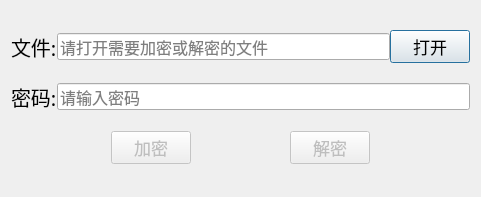
<?xml version="1.0" encoding="UTF-8"?>
<ui version="4.0">
 <class>SecretDialog</class>
 <widget class="QDialog" name="SecretDialog">
  <property name="geometry">
   <rect>
    <x>0</x>
    <y>0</y>
    <width>481</width>
    <height>197</height>
   </rect>
  </property>
  <property name="minimumSize">
   <size>
    <width>481</width>
    <height>197</height>
   </size>
  </property>
  <property name="maximumSize">
   <size>
    <width>481</width>
    <height>197</height>
   </size>
  </property>
  <property name="font">
   <font>
    <family>华文行楷</family>
    <pointsize>16</pointsize>
   </font>
  </property>
  <property name="windowTitle">
   <string>SecretFile v2.0</string>
  </property>
  <layout class="QVBoxLayout" name="verticalLayout" stretch="2,2,1">
   <property name="spacing">
    <number>0</number>
   </property>
   <item>
    <layout class="QHBoxLayout" name="horizontalLayout">
     <item>
      <widget class="QLabel" name="label">
       <property name="font">
        <font>
         <family>华文行楷</family>
         <pointsize>15</pointsize>
        </font>
       </property>
       <property name="text">
        <string>文件:</string>
       </property>
      </widget>
     </item>
     <item>
      <widget class="QLineEdit" name="lineEdit">
       <property name="font">
        <font>
         <family>Times New Roman</family>
         <pointsize>12</pointsize>
        </font>
       </property>
       <property name="inputMask">
        <string/>
       </property>
       <property name="text">
        <string/>
       </property>
       <property name="readOnly">
        <bool>true</bool>
       </property>
       <property name="placeholderText">
        <string>请打开需要加密或解密的文件</string>
       </property>
      </widget>
     </item>
     <item>
      <widget class="QPushButton" name="pushButton">
       <property name="font">
        <font>
         <family>华文行楷</family>
         <pointsize>13</pointsize>
        </font>
       </property>
       <property name="text">
        <string>打开</string>
       </property>
      </widget>
     </item>
    </layout>
   </item>
   <item>
    <layout class="QHBoxLayout" name="horizontalLayout_2">
     <item>
      <widget class="QLabel" name="label_2">
       <property name="font">
        <font>
         <family>华文行楷</family>
         <pointsize>15</pointsize>
        </font>
       </property>
       <property name="text">
        <string>密码:</string>
       </property>
      </widget>
     </item>
     <item>
      <widget class="QLineEdit" name="lineEdit_2">
       <property name="font">
        <font>
         <family>Times New Roman</family>
         <pointsize>12</pointsize>
        </font>
       </property>
       <property name="echoMode">
        <enum>QLineEdit::Password</enum>
       </property>
       <property name="placeholderText">
        <string>请输入密码</string>
       </property>
      </widget>
     </item>
    </layout>
   </item>
   <item>
    <layout class="QHBoxLayout" name="horizontalLayout_3">
     <item>
      <spacer name="horizontalSpacer_2">
       <property name="orientation">
        <enum>Qt::Horizontal</enum>
       </property>
       <property name="sizeHint" stdset="0">
        <size>
         <width>40</width>
         <height>20</height>
        </size>
       </property>
      </spacer>
     </item>
     <item>
      <widget class="QPushButton" name="pushButton_2">
       <property name="enabled">
        <bool>false</bool>
       </property>
       <property name="font">
        <font>
         <family>华文行楷</family>
         <pointsize>13</pointsize>
        </font>
       </property>
       <property name="text">
        <string>加密</string>
       </property>
      </widget>
     </item>
     <item>
      <spacer name="horizontalSpacer">
       <property name="orientation">
        <enum>Qt::Horizontal</enum>
       </property>
       <property name="sizeHint" stdset="0">
        <size>
         <width>40</width>
         <height>20</height>
        </size>
       </property>
      </spacer>
     </item>
     <item>
      <widget class="QPushButton" name="pushButton_3">
       <property name="enabled">
        <bool>false</bool>
       </property>
       <property name="font">
        <font>
         <family>华文行楷</family>
         <pointsize>13</pointsize>
        </font>
       </property>
       <property name="text">
        <string>解密</string>
       </property>
      </widget>
     </item>
     <item>
      <spacer name="horizontalSpacer_3">
       <property name="orientation">
        <enum>Qt::Horizontal</enum>
       </property>
       <property name="sizeHint" stdset="0">
        <size>
         <width>40</width>
         <height>20</height>
        </size>
       </property>
      </spacer>
     </item>
    </layout>
   </item>
  </layout>
 </widget>
 <resources/>
 <connections>
  <connection>
   <sender>pushButton</sender>
   <signal>clicked()</signal>
   <receiver>SecretDialog</receiver>
   <slot>open_file()</slot>
   <hints>
    <hint type="sourcelabel">
     <x>416</x>
     <y>43</y>
    </hint>
    <hint type="destinationlabel">
     <x>396</x>
     <y>17</y>
    </hint>
   </hints>
  </connection>
  <connection>
   <sender>pushButton_2</sender>
   <signal>clicked()</signal>
   <receiver>SecretDialog</receiver>
   <slot>encode()</slot>
   <hints>
    <hint type="sourcelabel">
     <x>137</x>
     <y>164</y>
    </hint>
    <hint type="destinationlabel">
     <x>138</x>
     <y>141</y>
    </hint>
   </hints>
  </connection>
  <connection>
   <sender>pushButton_3</sender>
   <signal>clicked()</signal>
   <receiver>SecretDialog</receiver>
   <slot>decode()</slot>
   <hints>
    <hint type="sourcelabel">
     <x>341</x>
     <y>174</y>
    </hint>
    <hint type="destinationlabel">
     <x>345</x>
     <y>142</y>
    </hint>
   </hints>
  </connection>
 </connections>
 <slots>
  <slot>open_file()</slot>
  <slot>encode()</slot>
  <slot>decode()</slot>
 </slots>
</ui>
